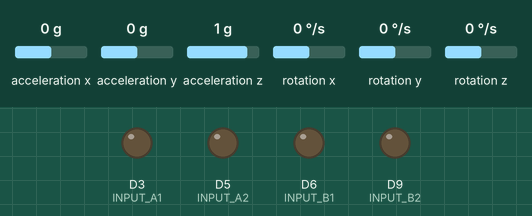
This sketch was run on a simulated Arduino Nano 33 BLE. Parts: output pins drawn as LEDs (lit = HIGH). The test bench sets the inputs (shaded band); at power-on: acceleration y 0 g, acceleration z 1 g, acceleration x 0 g, rotation x 0 °/s, rotation y 0 °/s, rotation z 0 °/s. What the sketch prints to the serial monitor is not drawn.

Above: at 1.2 s.
1.3 s: acceleration y set to -1.4 g
At 1.9 s:
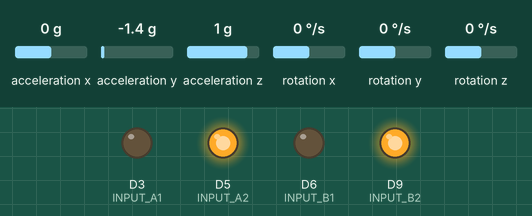
2.8 s: acceleration y set to -0.5 g
4.3 s: acceleration y set to -0.3 g
At 5.5 s:
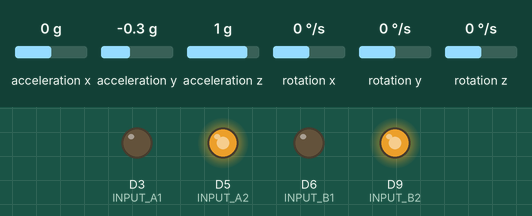
5.8 s: acceleration z set to 1.4 g
At 6.7 s:
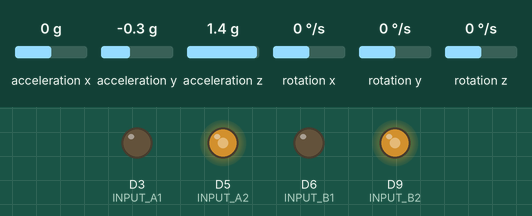
7.3 s: acceleration y set to 0 g
At 7.8 s:
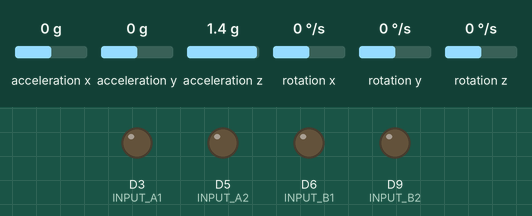
8.8 s: acceleration z set to 0.1 g
10.3 s: acceleration z set to -0.2 g
At 11.2 s:
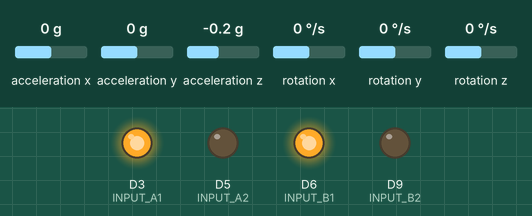
Timing chart, 0 to 12.8 s (numbered marks = the images above; inputs shaded):
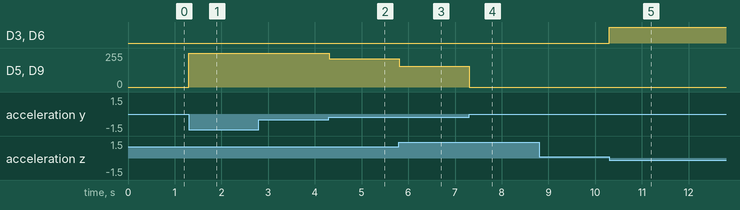

Measured:
- the behaviour switches between 0 and -0.1 g on acceleration z (found by bisection; images 4 and 5)
- after the input at 1.3 s, D5 (INPUT_A2), D9 (INPUT_B2): 0/255 → 255/255 at once
- after the input at 4.3 s, D5 (INPUT_A2), D9 (INPUT_B2): 255/255 → 212/255 at once
- after the input at 5.8 s, D5 (INPUT_A2), D9 (INPUT_B2): 212/255 → 154/255 at once
- after the input at 7.3 s, D5 (INPUT_A2), D9 (INPUT_B2): 154/255 → 0/255 at once
- after the input at 10.3 s, D3 (INPUT_A1), D6 (INPUT_B1): LOW → HIGH at once

The sketch:

motor_control.ino
```cpp
#include "Arduino_BMI270_BMM150.h"
#include <Wire.h>


long lastTime;
float angle;
float gry_angle,acc_angle;         // units degrees (filtered tilt angle)

const int INPUT_A1= 3;  // Motor A - Input 1 (PWM)
const int INPUT_A2 = 5;  // Motor A - Input 2 (PWM)
const int INPUT_B1 = 6;  // Motor B - Input 1 (PWM)
const int INPUT_B2 = 9;  // Motor B - Input 2 (PWM)

const int max_angle = 20;
const int trigger_angle = 1;

void setup() {

  Serial.begin(9600);
  if (!IMU.begin()) {
    Serial.println("Failed to initialize IMU!");
    while (1);
  }

  Serial.print("Accelerometer sample rate = ");
  Serial.print(IMU.accelerationSampleRate());
  Serial.println(" Hz");

  lastTime = micros();
  Serial.println(lastTime);

  pinMode(INPUT_A1, OUTPUT);
  pinMode(INPUT_A2, OUTPUT);
  pinMode(INPUT_B1, OUTPUT);
  pinMode(INPUT_B2, OUTPUT);
}

void loop() {

  float limited_angle;
  float power_precentage = 0;
  int pwm_output = 0;

  combine();

  if (angle <= max_angle && angle > trigger_angle){
    limited_angle = angle;
  }
  else if (angle > max_angle && angle > trigger_angle){
    limited_angle = max_angle;
  }
  else if(angle >=-max_angle && angle < -trigger_angle){
    limited_angle = angle;
  }
  else if(angle <-max_angle && angle < -trigger_angle){
    limited_angle = -max_angle;
  }
  else{
    limited_angle = 0;
  }
  Serial.println(limited_angle);

  if(limited_angle >= trigger_angle){
    power_precentage = limited_angle/max_angle;
    pwm_output = 255*power_precentage;
    analogWrite(INPUT_A1, pwm_output); //max 255, min 0
    analogWrite(INPUT_A2, 0);

    analogWrite(INPUT_B1, pwm_output); //max 255, min 0
    analogWrite(INPUT_B2, 0);
  }

  else if(limited_angle <= -trigger_angle){
    power_precentage = limited_angle/max_angle;
    pwm_output = 255*abs(power_precentage);
    analogWrite(INPUT_A1, 0); //max 255, min 0
    analogWrite(INPUT_A2, pwm_output);

    analogWrite(INPUT_B1, 0); //max 255, min 0
    analogWrite(INPUT_B2, pwm_output);
  }
  else{
    //Serial.println("correct");
    analogWrite(INPUT_A1, 0); //max 255, min 0
    analogWrite(INPUT_A2, 0);

    analogWrite(INPUT_B1, 0); //max 255, min 0
    analogWrite(INPUT_B2, 0);
  }

}


void combine(){
    Accelerator();
    gyroscope();
    float k = 0.5;
    angle = k*gry_angle + (1-k)*acc_angle;
    char buffer[50];
    //sprintf(buffer, "%.2f, %.2f, %.2f", angle, acc_angle, gry_angle);
    //Serial.println(buffer);
}


void gyroscope(){

    float gyroX, gyroY, gyroZ;
    long lastInterval;

    long currentTime = micros();
    //Serial.println(lastTime);
    lastInterval = currentTime - lastTime; // expecting this to be ~104Hz +- 4%
    lastTime = currentTime;

    //above is time setup

    IMU.readGyroscope(gyroX, gyroY, gyroZ);

    // Gyroscope integration for yaw (tilt angle around z-axis)
    float dt = lastInterval / 1000000.0;                               // Convert microseconds to seconds
    gry_angle = angle + ((gyroX) * dt); // Drift-corrected integration
}

void Accelerator(){
  float x, y, z;
  IMU.readAcceleration(x, y, z);

  if(y >= 0){
      y = 100*y;
      }
  if(y < 0){
      y = 100*y;
      }

  if(z >= 0){
      z = 100*z;
      }
  if(z < 0){
      z = 100*z;
      }

    acc_angle = atan2f(y, z);
    acc_angle = acc_angle * (180.0f / M_PI);
  //Serial.println(thetaDegrees);
}
```
